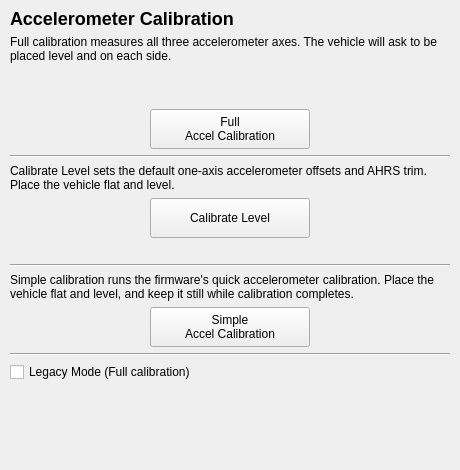
<?xml version="1.0" encoding="UTF-8"?>
<ui version="4.0">
 <class>AccelCalibrationConfig</class>
 <widget class="QWidget" name="AccelCalibrationConfig">
  <property name="geometry"><rect><x>0</x><y>0</y><width>460</width><height>470</height></rect></property>
  <property name="minimumSize"><size><width>420</width><height>430</height></size></property>
  <property name="windowTitle"><string>Accelerometer Calibration</string></property>
  <layout class="QVBoxLayout" name="mainLayout">
   <property name="leftMargin"><number>10</number></property>
   <property name="topMargin"><number>8</number></property>
   <property name="rightMargin"><number>10</number></property>
   <property name="bottomMargin"><number>8</number></property>
   <item><widget class="QLabel" name="label"><property name="text"><string>&lt;html&gt;&lt;head/&gt;&lt;body&gt;&lt;p&gt;&lt;span style=&quot; font-size:x-large; font-weight:600;&quot;&gt;Accelerometer Calibration&lt;/span&gt;&lt;/p&gt;&lt;/body&gt;&lt;/html&gt;</string></property></widget></item>
   <item><widget class="QLabel" name="accelDescLabel"><property name="text"><string>Full calibration measures all three accelerometer axes. The vehicle will ask to be placed level and on each side.</string></property><property name="wordWrap"><bool>true</bool></property></widget></item>
   <item><widget class="QLabel" name="coutdownLabel"><property name="text"><string/></property><property name="wordWrap"><bool>true</bool></property></widget></item>
   <item><widget class="QLabel" name="outputLabel"><property name="text"><string/></property><property name="wordWrap"><bool>true</bool></property></widget></item>
   <item>
    <layout class="QHBoxLayout" name="fullCalibrationLayout">
     <item><spacer name="fullLeftSpacer"><property name="orientation"><enum>Qt::Horizontal</enum></property><property name="sizeHint" stdset="0"><size><width>40</width><height>20</height></size></property></spacer></item>
     <item><widget class="QPushButton" name="calibrateAccelButton"><property name="minimumSize"><size><width>160</width><height>40</height></size></property><property name="focusPolicy"><enum>Qt::NoFocus</enum></property><property name="text"><string>Full
Accel Calibration</string></property></widget></item>
     <item><spacer name="fullRightSpacer"><property name="orientation"><enum>Qt::Horizontal</enum></property><property name="sizeHint" stdset="0"><size><width>40</width><height>20</height></size></property></spacer></item>
    </layout>
   </item>
   <item><widget class="Line" name="levelSeparator"><property name="orientation"><enum>Qt::Horizontal</enum></property></widget></item>
   <item><widget class="QLabel" name="levelDescLabel"><property name="text"><string>Calibrate Level sets the default one-axis accelerometer offsets and AHRS trim. Place the vehicle flat and level.</string></property><property name="wordWrap"><bool>true</bool></property></widget></item>
   <item>
    <layout class="QHBoxLayout" name="levelCalibrationLayout">
     <item><spacer name="levelLeftSpacer"><property name="orientation"><enum>Qt::Horizontal</enum></property><property name="sizeHint" stdset="0"><size><width>40</width><height>20</height></size></property></spacer></item>
     <item><widget class="QPushButton" name="calibrateAccelLevelButton"><property name="minimumSize"><size><width>160</width><height>40</height></size></property><property name="focusPolicy"><enum>Qt::NoFocus</enum></property><property name="text"><string>Calibrate Level</string></property></widget></item>
     <item><spacer name="levelRightSpacer"><property name="orientation"><enum>Qt::Horizontal</enum></property><property name="sizeHint" stdset="0"><size><width>40</width><height>20</height></size></property></spacer></item>
    </layout>
   </item>
   <item><widget class="QLabel" name="levelOutputLabel"><property name="text"><string/></property><property name="textFormat"><enum>Qt::PlainText</enum></property><property name="wordWrap"><bool>true</bool></property></widget></item>
   <item><widget class="Line" name="simpleSeparator"><property name="orientation"><enum>Qt::Horizontal</enum></property></widget></item>
   <item><widget class="QLabel" name="simpleAccelDescLabel"><property name="text"><string>Simple calibration runs the firmware's quick accelerometer calibration. Place the vehicle flat and level, and keep it still while calibration completes.</string></property><property name="wordWrap"><bool>true</bool></property></widget></item>
   <item>
    <layout class="QHBoxLayout" name="simpleCalibrationLayout">
     <item><spacer name="simpleLeftSpacer"><property name="orientation"><enum>Qt::Horizontal</enum></property><property name="sizeHint" stdset="0"><size><width>40</width><height>20</height></size></property></spacer></item>
     <item><widget class="QPushButton" name="calibrateAccelSimpleButton"><property name="minimumSize"><size><width>160</width><height>40</height></size></property><property name="focusPolicy"><enum>Qt::NoFocus</enum></property><property name="text"><string>Simple
Accel Calibration</string></property></widget></item>
     <item><spacer name="simpleRightSpacer"><property name="orientation"><enum>Qt::Horizontal</enum></property><property name="sizeHint" stdset="0"><size><width>40</width><height>20</height></size></property></spacer></item>
    </layout>
   </item>
   <item><widget class="Line" name="line"><property name="orientation"><enum>Qt::Horizontal</enum></property></widget></item>
   <item><widget class="QCheckBox" name="legacyCheckBox"><property name="toolTip"><string>Enables compatibility mode for older ArduPilot firmware when starting Full calibration.</string></property><property name="text"><string>Legacy Mode (Full calibration)</string></property></widget></item>
   <item><spacer name="verticalSpacer"><property name="orientation"><enum>Qt::Vertical</enum></property><property name="sizeHint" stdset="0"><size><width>20</width><height>10</height></size></property></spacer></item>
  </layout>
 </widget>
 <resources/>
 <connections/>
</ui>
